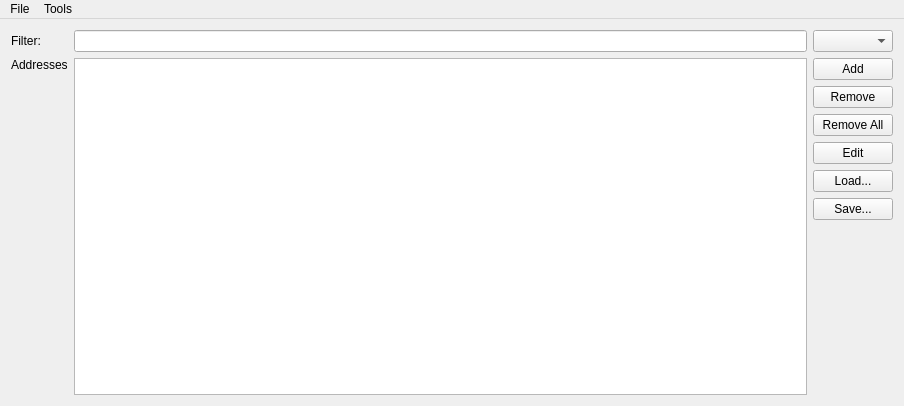
<?xml version="1.0" encoding="UTF-8"?>
<ui version="4.0">
 <class>AddressOverviewWindow</class>
 <widget class="QMainWindow" name="AddressOverviewWindow">
  <property name="geometry">
   <rect>
    <x>0</x>
    <y>0</y>
    <width>904</width>
    <height>406</height>
   </rect>
  </property>
  <property name="maximumSize">
   <size>
    <width>16777215</width>
    <height>16777215</height>
   </size>
  </property>
  <property name="windowTitle">
   <string>AddressOverviewWindow</string>
  </property>
  <widget class="QWidget" name="centralWidget">
   <layout class="QGridLayout" name="gridLayout">
    <item row="0" column="0">
     <widget class="QLabel" name="filterLabel">
      <property name="text">
       <string>Filter:</string>
      </property>
     </widget>
    </item>
    <item row="0" column="1">
     <widget class="QLineEdit" name="filterLineEdit"/>
    </item>
    <item row="0" column="2">
     <widget class="QComboBox" name="filterComboBox"/>
    </item>
    <item row="1" column="0">
     <widget class="QLabel" name="adressesTableViewLabel">
      <property name="text">
       <string>Addresses</string>
      </property>
      <property name="scaledContents">
       <bool>false</bool>
      </property>
      <property name="alignment">
       <set>Qt::AlignLeading|Qt::AlignLeft|Qt::AlignTop</set>
      </property>
     </widget>
    </item>
    <item row="1" column="1">
     <widget class="QTableView" name="AddressesTableView">
      <property name="alternatingRowColors">
       <bool>true</bool>
      </property>
      <property name="selectionBehavior">
       <enum>QAbstractItemView::SelectRows</enum>
      </property>
      <property name="sortingEnabled">
       <bool>true</bool>
      </property>
      <property name="cornerButtonEnabled">
       <bool>true</bool>
      </property>
      <attribute name="horizontalHeaderStretchLastSection">
       <bool>true</bool>
      </attribute>
      <attribute name="verticalHeaderStretchLastSection">
       <bool>false</bool>
      </attribute>
     </widget>
    </item>
    <item row="1" column="2">
     <layout class="QVBoxLayout" name="verticalLayout">
      <item>
       <widget class="QPushButton" name="addAdressPushButton">
        <property name="text">
         <string>Add</string>
        </property>
       </widget>
      </item>
      <item>
       <widget class="QPushButton" name="removePushButton">
        <property name="text">
         <string>Remove</string>
        </property>
       </widget>
      </item>
      <item>
       <widget class="QPushButton" name="removeAllPushButton">
        <property name="text">
         <string>Remove All</string>
        </property>
       </widget>
      </item>
      <item>
       <widget class="QPushButton" name="editPushButton">
        <property name="text">
         <string>Edit</string>
        </property>
       </widget>
      </item>
      <item>
       <widget class="QPushButton" name="loadPushButton">
        <property name="text">
         <string>Load...</string>
        </property>
       </widget>
      </item>
      <item>
       <widget class="QPushButton" name="savePushButton">
        <property name="text">
         <string>Save...</string>
        </property>
       </widget>
      </item>
      <item>
       <spacer name="verticalSpacer">
        <property name="orientation">
         <enum>Qt::Vertical</enum>
        </property>
        <property name="sizeHint" stdset="0">
         <size>
          <width>20</width>
          <height>40</height>
         </size>
        </property>
       </spacer>
      </item>
     </layout>
    </item>
   </layout>
  </widget>
  <widget class="QMenuBar" name="menuBar">
   <property name="geometry">
    <rect>
     <x>0</x>
     <y>0</y>
     <width>904</width>
     <height>25</height>
    </rect>
   </property>
   <widget class="QMenu" name="menuAddressbook">
    <property name="title">
     <string>File</string>
    </property>
    <addaction name="actionLoad"/>
    <addaction name="actionSave_As"/>
    <addaction name="separator"/>
    <addaction name="actionQuit"/>
   </widget>
   <widget class="QMenu" name="menuTools">
    <property name="title">
     <string>Tools</string>
    </property>
    <addaction name="actionAdd"/>
    <addaction name="actionEdit"/>
    <addaction name="actionRemove"/>
    <addaction name="actionRemoveAll"/>
   </widget>
   <addaction name="menuAddressbook"/>
   <addaction name="menuTools"/>
  </widget>
  <action name="actionLoad">
   <property name="text">
    <string>Load..</string>
   </property>
  </action>
  <action name="actionSave_As">
   <property name="text">
    <string>Save As...</string>
   </property>
  </action>
  <action name="actionQuit">
   <property name="text">
    <string>Quit</string>
   </property>
  </action>
  <action name="actionAdd">
   <property name="text">
    <string>Add</string>
   </property>
  </action>
  <action name="actionEdit">
   <property name="text">
    <string>Edit</string>
   </property>
  </action>
  <action name="actionRemove">
   <property name="text">
    <string>Remove</string>
   </property>
  </action>
  <action name="actionRemoveAll">
   <property name="text">
    <string>Remove All</string>
   </property>
  </action>
 </widget>
 <layoutdefault spacing="6" margin="11"/>
 <resources/>
 <connections/>
</ui>
